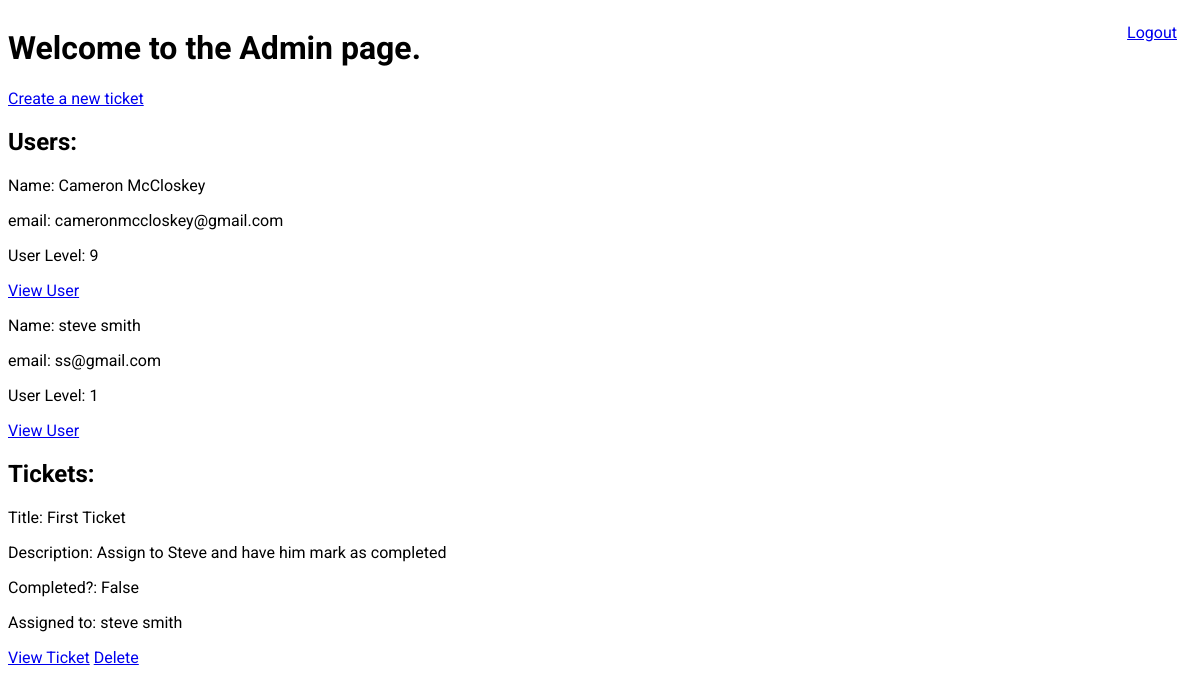
Page /admin (signed in) on the earlier database version.
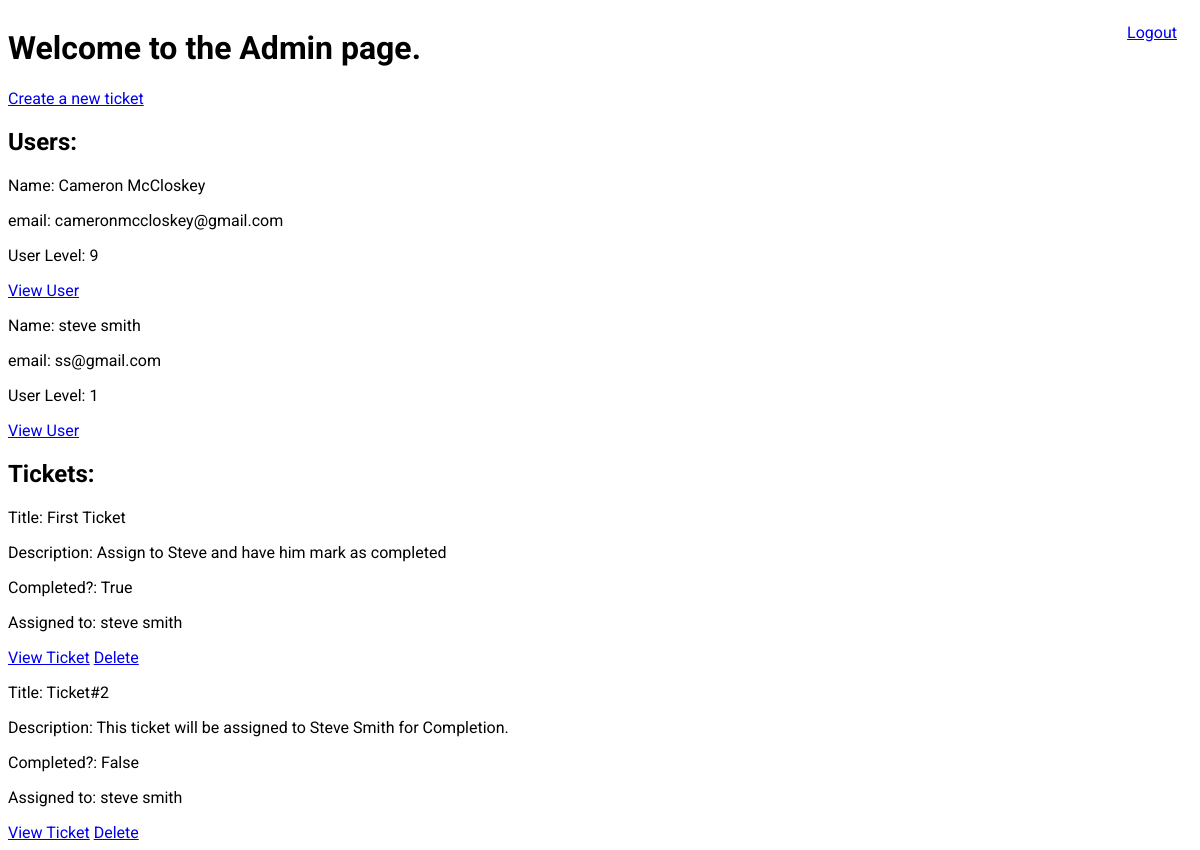
Same page on the later database version.
### main_app/models.py (models this page shows)
class User(models.Model):
    first_name = models.CharField(max_length=50)
    last_name = models.CharField(max_length=50)
    email = models.CharField(max_length=50)
    password = models.CharField(max_length=50)
    user_level = models.IntegerField()
    objects = UserManager()
    created_at = models.DateTimeField(auto_now_add=True)
    updated_at = models.DateTimeField(auto_now=True)

class Ticket(models.Model):
    task = models.CharField(max_length=50)
    description = models.CharField(max_length=600)
    completed = models.BooleanField()
    Admin_creator = models.ForeignKey('User', related_name="created_tickets", on_delete = models.CASCADE)
    assigned_user = models.ForeignKey('User', related_name="current_tickets", on_delete = models.CASCADE)
    objects = TicketManager()
    created_at = models.DateTimeField(auto_now_add=True)
    updated_at = models.DateTimeField(auto_now=True)

### main_app/views.py (the view)
# urls.py: path("admin", views.admin),
def admin(request):
    context = {
        "all_tickets" : Ticket.objects.all(),
        "all_users" : User.objects.all(),
        "current_user" : User.objects.get(id=request.session['user_id'])
    }
    return render(request, "admin.html", context)

### main_app/templates/admin.html (shortened to what this page needs)
<!DOCTYPE html>
<html lang="en">
<head>
</head>
<body>
    <h1>Welcome to the Admin page.</h1>
    <a id="logout" href="logout">Logout</a>
    <BR><a href = "/new/ticket">Create a new ticket</a>
    <h2>Users:</h2>
    {% for user in all_users %}
    <div class ="displays">
        <P> Name: {{user.first_name}} {{user.last_name}}</P>
        <P> email: {{user.email}}</P>
        <P> User Level: {{user.user_level}}</P>
        {% if current_user.user_level == 9 %}
            <a href="/user/{{user.id}}">View User</a>
        {% endif %}
        <BR>
    </div>
{% endfor %}
    <h2>Tickets:</h2>
    {% for ticket in all_tickets %}
    <div class ="displays">
        <P> Title: {{ticket.task}}</P>
        <P> Description: {{ticket.description}}</P>
        <P> Completed?: {{ticket.completed}}</P>
        <p> Assigned to: {{ticket.assigned_user.first_name}} {{ticket.assigned_user.last_name}}</p>
        {% if current_user.id == ticket.assigned_user.id or current_user.user_level == 9 %}
            <a href="/ticket/{{ticket.id}}">View Ticket</a>
        {% endif %}
        {% if current_user.user_level == 9 %}
            <a href="/ticket/{{ticket.id}}/delete">Delete</a>
        {% endif %}
        <BR>
    </div>
{% endfor %}
</body>
</html>

Differences in the rows shown:
changed Ticket "First Ticket": completed "False" → "True"
added Ticket: task "Ticket#2", description "This ticket will be assigned to Steve Smith for Completion.", completed "False", assigned_user.first_name "steve", assigned_user.last_name "smith"
